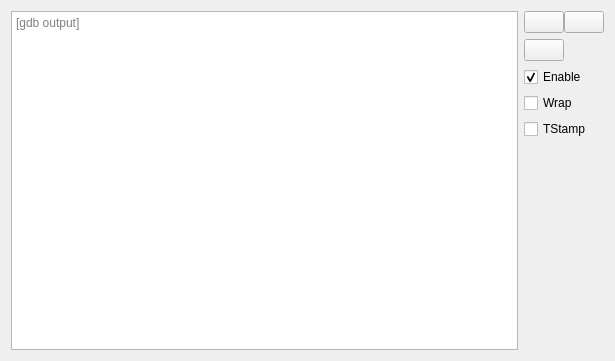
<?xml version="1.0" encoding="UTF-8"?>
<ui version="4.0">
 <class>SeerLogWidgetForm</class>
 <widget class="QWidget" name="SeerLogWidgetForm">
  <property name="geometry">
   <rect>
    <x>0</x>
    <y>0</y>
    <width>615</width>
    <height>361</height>
   </rect>
  </property>
  <property name="windowTitle">
   <string>Seer Log</string>
  </property>
  <layout class="QVBoxLayout" name="verticalLayout_2">
   <item>
    <layout class="QHBoxLayout" name="horizontalLayout_3">
     <item>
      <widget class="QTextEdit" name="textEdit">
       <property name="sizePolicy">
        <sizepolicy hsizetype="Expanding" vsizetype="Expanding">
         <horstretch>100</horstretch>
         <verstretch>0</verstretch>
        </sizepolicy>
       </property>
       <property name="lineWrapMode">
        <enum>QTextEdit::NoWrap</enum>
       </property>
       <property name="readOnly">
        <bool>false</bool>
       </property>
       <property name="placeholderText">
        <string>[gdb output]</string>
       </property>
      </widget>
     </item>
     <item>
      <layout class="QVBoxLayout" name="verticalLayout">
       <item>
        <layout class="QHBoxLayout" name="horizontalLayout">
         <property name="spacing">
          <number>0</number>
         </property>
         <item>
          <widget class="QPushButton" name="printButton">
           <property name="toolTip">
            <string>Print the log output.</string>
           </property>
           <property name="statusTip">
            <string/>
           </property>
           <property name="text">
            <string/>
           </property>
           <property name="icon">
            <iconset resource="resource.qrc">
             <normaloff>:/seer/resources/RelaxLightIcons/document-print.svg</normaloff>:/seer/resources/RelaxLightIcons/document-print.svg</iconset>
           </property>
          </widget>
         </item>
         <item>
          <widget class="QPushButton" name="saveButton">
           <property name="toolTip">
            <string>Save the log output to a file.</string>
           </property>
           <property name="statusTip">
            <string/>
           </property>
           <property name="text">
            <string/>
           </property>
           <property name="icon">
            <iconset resource="resource.qrc">
             <normaloff>:/seer/resources/RelaxLightIcons/document-save-as.svg</normaloff>:/seer/resources/RelaxLightIcons/document-save-as.svg</iconset>
           </property>
          </widget>
         </item>
         <item>
          <spacer name="horizontalSpacer">
           <property name="orientation">
            <enum>Qt::Horizontal</enum>
           </property>
           <property name="sizeHint" stdset="0">
            <size>
             <width>0</width>
             <height>20</height>
            </size>
           </property>
          </spacer>
         </item>
        </layout>
       </item>
       <item>
        <layout class="QHBoxLayout" name="horizontalLayout_2">
         <property name="spacing">
          <number>0</number>
         </property>
         <item>
          <widget class="QPushButton" name="clearButton">
           <property name="toolTip">
            <string>Clear the log output.</string>
           </property>
           <property name="statusTip">
            <string/>
           </property>
           <property name="text">
            <string/>
           </property>
           <property name="icon">
            <iconset resource="resource.qrc">
             <normaloff>:/seer/resources/RelaxLightIcons/edit-delete.svg</normaloff>:/seer/resources/RelaxLightIcons/edit-delete.svg</iconset>
           </property>
          </widget>
         </item>
         <item>
          <spacer name="horizontalSpacer_2">
           <property name="orientation">
            <enum>Qt::Horizontal</enum>
           </property>
           <property name="sizeHint" stdset="0">
            <size>
             <width>0</width>
             <height>20</height>
            </size>
           </property>
          </spacer>
         </item>
        </layout>
       </item>
       <item>
        <widget class="QCheckBox" name="enableCheckBox">
         <property name="toolTip">
          <string>Enable/Disable output to this log.</string>
         </property>
         <property name="text">
          <string>Enable</string>
         </property>
         <property name="checked">
          <bool>true</bool>
         </property>
        </widget>
       </item>
       <item>
        <widget class="QCheckBox" name="wrapTextCheckBox">
         <property name="sizePolicy">
          <sizepolicy hsizetype="Minimum" vsizetype="Fixed">
           <horstretch>0</horstretch>
           <verstretch>0</verstretch>
          </sizepolicy>
         </property>
         <property name="toolTip">
          <string>Wrap long lines to the next line.</string>
         </property>
         <property name="statusTip">
          <string/>
         </property>
         <property name="text">
          <string>Wrap</string>
         </property>
        </widget>
       </item>
       <item>
        <widget class="QCheckBox" name="timeStampCheckBox">
         <property name="toolTip">
          <string>Add a timestamp to each line.</string>
         </property>
         <property name="text">
          <string>TStamp</string>
         </property>
        </widget>
       </item>
       <item>
        <spacer name="verticalSpacer">
         <property name="orientation">
          <enum>Qt::Vertical</enum>
         </property>
         <property name="sizeHint" stdset="0">
          <size>
           <width>28</width>
           <height>28</height>
          </size>
         </property>
        </spacer>
       </item>
      </layout>
     </item>
    </layout>
   </item>
  </layout>
 </widget>
 <resources>
  <include location="resource.qrc"/>
 </resources>
 <connections/>
</ui>
